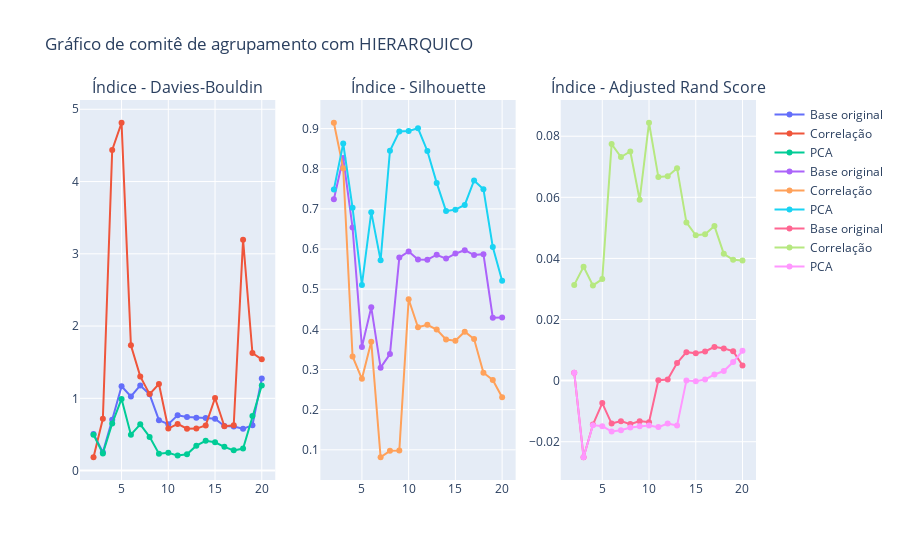

Write notebook code for a chart like this one.
### Code cell
plot_ensemble_indices(data_tfidf, selected_df_corr, selected_df_pca, labels, 'hierarquico')

### Figure 1 — Plotly figure (JSON) as saved in the notebook; plotly's stock layout.template omitted (floating-point values rounded to 4 significant figures)
{"data": [{"name": "Base original", "type": "scatter", "x": [2, 3, 4, 5, 6, 7, 8, 9, 10, 11, 12, 13, 14, 15, 16, 17, 18, 19, 20], "xaxis": "x", "y": [0.5079, 0.2529, 0.7043, 1.168, 1.025, 1.179, 1.056, 0.6973, 0.6429, 0.7661, 0.7417, 0.7297, 0.7273, 0.7189, 0.6181, 0.6094, 0.5781, 0.6287, 1.275], "yaxis": "y"}, {"name": "Correlação", "type": "scatter", "x": [2, 3, 4, 5, 6, 7, 8, 9, 10, 11, 12, 13, 14, 15, 16, 17, 18, 19, 20], "xaxis": "x", "y": [0.1847, 0.7174, 4.437, 4.814, 1.733, 1.304, 1.058, 1.198, 0.5816, 0.6456, 0.58, 0.5811, 0.6253, 1.004, 0.6141, 0.627, 3.193, 1.627, 1.54], "yaxis": "y"}, {"name": "PCA", "type": "scatter", "x": [2, 3, 4, 5, 6, 7, 8, 9, 10, 11, 12, 13, 14, 15, 16, 17, 18, 19, 20], "xaxis": "x", "y": [0.4977, 0.2358, 0.652, 0.992, 0.4969, 0.6405, 0.4666, 0.2344, 0.2466, 0.2075, 0.2269, 0.3448, 0.4114, 0.3911, 0.3285, 0.28, 0.3055, 0.7544, 1.176], "yaxis": "y"}, {"name": "Base original", "type": "scatter", "x": [2, 3, 4, 5, 6, 7, 8, 9, 10, 11, 12, 13, 14, 15, 16, 17, 18, 19, 20], "xaxis": "x2", "y": [0.7239, 0.8267, 0.6536, 0.356, 0.4549, 0.3046, 0.3384, 0.5788, 0.594, 0.5742, 0.5734, 0.5858, 0.5762, 0.5888, 0.5971, 0.5851, 0.5873, 0.4289, 0.4293], "yaxis": "y2"}, {"name": "Correlação", "type": "scatter", "x": [2, 3, 4, 5, 6, 7, 8, 9, 10, 11, 12, 13, 14, 15, 16, 17, 18, 19, 20], "xaxis": "x2", "y": [0.9145, 0.801, 0.3324, 0.2769, 0.3692, 0.08144, 0.09747, 0.09816, 0.4749, 0.4054, 0.4113, 0.3994, 0.3748, 0.3715, 0.3942, 0.376, 0.292, 0.2739, 0.2307], "yaxis": "y2"}, {"name": "PCA", "type": "scatter", "x": [2, 3, 4, 5, 6, 7, 8, 9, 10, 11, 12, 13, 14, 15, 16, 17, 18, 19, 20], "xaxis": "x2", "y": [0.7481, 0.8628, 0.7027, 0.5107, 0.6918, 0.5719, 0.8448, 0.8928, 0.894, 0.9007, 0.8442, 0.7648, 0.6947, 0.6981, 0.7099, 0.7707, 0.7491, 0.6051, 0.5209], "yaxis": "y2"}, {"name": "Base original", "type": "scatter", "x": [2, 3, 4, 5, 6, 7, 8, 9, 10, 11, 12, 13, 14, 15, 16, 17, 18, 19, 20], "xaxis": "x3", "y": [0.002604, -0.02508, -0.0144, -0.007354, -0.01405, -0.01327, -0.01424, -0.01326, -0.0136, 0.0001479, 0.0003449, 0.005763, 0.009322, 0.00893, 0.009532, 0.01104, 0.01054, 0.009629, 0.004957], "yaxis": "y3"}, {"name": "Correlação", "type": "scatter", "x": [2, 3, 4, 5, 6, 7, 8, 9, 10, 11, 12, 13, 14, 15, 16, 17, 18, 19, 20], "xaxis": "x3", "y": [0.03134, 0.03726, 0.03115, 0.03322, 0.07742, 0.0732, 0.07502, 0.05919, 0.08441, 0.06664, 0.06688, 0.06954, 0.0518, 0.04757, 0.04788, 0.05058, 0.04152, 0.03954, 0.0393], "yaxis": "y3"}, {"name": "PCA", "type": "scatter", "x": [2, 3, 4, 5, 6, 7, 8, 9, 10, 11, 12, 13, 14, 15, 16, 17, 18, 19, 20], "xaxis": "x3", "y": [0.002604, -0.02508, -0.01457, -0.01493, -0.01663, -0.01627, -0.01536, -0.01493, -0.01472, -0.01522, -0.01408, -0.01472, 5.107e-05, -0.000185, 0.0003429, 0.00202, 0.003128, 0.006068, 0.009772], "yaxis": "y3"}], "layout": {"annotations": [{"font": {"size": 16}, "showarrow": false, "text": "Índice - Davies-Bouldin", "x": 0.1444, "xanchor": "center", "xref": "paper", "y": 1, "yanchor": "bottom", "yref": "paper"}, {"font": {"size": 16}, "showarrow": false, "text": "Índice - Silhouette", "x": 0.5, "xanchor": "center", "xref": "paper", "y": 1, "yanchor": "bottom", "yref": "paper"}, {"font": {"size": 16}, "showarrow": false, "text": "Índice - Adjusted Rand Score", "x": 0.8556, "xanchor": "center", "xref": "paper", "y": 1, "yanchor": "bottom", "yref": "paper"}], "boxmode": "group", "showlegend": true, "title": {"text": "Gráfico de comitê de agrupamento com HIERARQUICO"}, "xaxis": {"anchor": "y", "domain": [0, 0.2889]}, "xaxis2": {"anchor": "y2", "domain": [0.3556, 0.6444]}, "xaxis3": {"anchor": "y3", "domain": [0.7111, 1]}, "yaxis": {"anchor": "x", "domain": [0, 1]}, "yaxis2": {"anchor": "x2", "domain": [0, 1]}, "yaxis3": {"anchor": "x3", "domain": [0, 1]}}}
